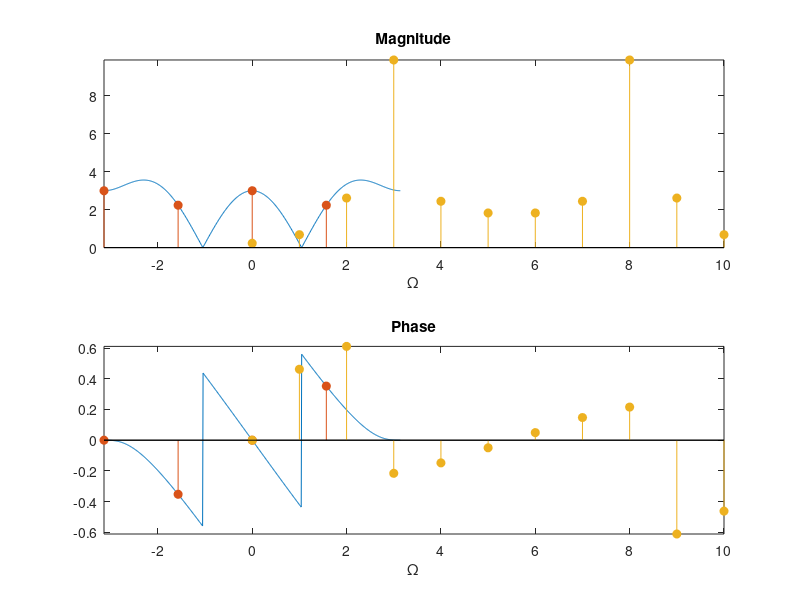
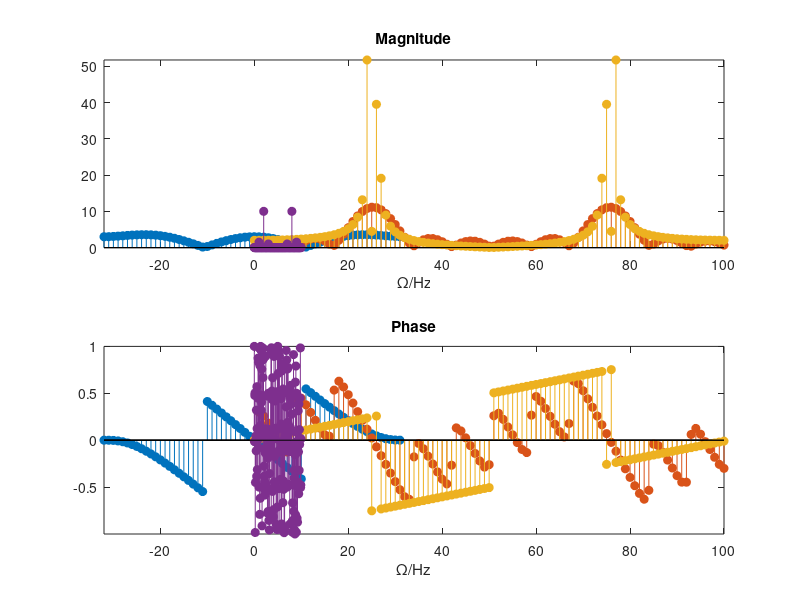

The MATLAB source for these figures, in order: (Note: this script raises an error after producing the figures.)
%Lab1_1_1
n=0:3;
x=[2,-1,1,1];
w=-pi:0.01:pi;
DTFT_X=x*exp(-j*n'*w);
figure(1);    %第一张图
subplot(211);
plot(w,abs(DTFT_X));
xlabel('\Omega/\pi');
title('Magnitude');
axis tight;    %自动调整坐标轴
subplot(212);
plot(w,angle(DTFT_X)/pi);
xlabel('\Omega/\pi');
title('Phase');
axis tight;
%% %Lab1_1_2
x=[2,-1,1,1];
DFT_X=fftshift(fft(x));    %fftshift频谱搬移
subplot(211);    %继续绘图
hold on;
stem(2*pi/4*[-2:1],abs(DFT_X),'filled'); 
subplot(212);
hold on;
stem(2*pi/4*[-2:1],angle(DFT_X)/pi,'filled');
%% %Lab1_1_3
x=[2 -1 1 1 zeros(1,60)];
n1=0:63;
n=n1-length(n1)/2;
DTFT_X_64=fftshift(fft(x));
figure(2);    %第二张图
subplot(211);
stem(n,abs(DTFT_X_64),'filled');
xlabel('\Omega/\pi');
title('Magnitude');
axis tight;    %自动调整坐标轴
subplot(212);
stem(n,angle(DTFT_X_64)/pi,'filled');
xlabel('\Omega/\pi');
title('Phase');
%% %Lab1_2_1
n=0:10;
x=cos(0.48*pi*n)+cos(0.52*pi*n);
DFT_X=fft(x);
figure(1);    %未补零10点DFT
subplot(211);
stem(n,abs(DFT_X),'filled');
xlabel('\Omega');
title('Magnitude');
subplot(212);
stem(n,angle(DFT_X)/pi,'filled');
xlabel('\Omega');
title('Phase');
figure(2);    %补零100点DFT
n1=0:100;
x1=[x,zeros(1,90)];
DFT_X1=fft(x1);
subplot(211);
hold on;
stem(n1,abs(DFT_X1),'filled');
xlabel('\Omega');
title('Magnitude');
axis tight;
subplot(212);
hold on;
stem(n1,angle(DFT_X1)/pi,'filled');
xlabel('\Omega');
title('Phase');
axis tight;
%% %Lab1_2_2
n=0:100;
x=cos(0.48*pi*n)+cos(0.52*pi*n);
DFT_X=fft(x);
subplot(211);
hold on;
stem(n,abs(DFT_X),'filled');
xlabel('\Omega');
title('Magnitude');
subplot(212);
hold on;
xlabel('\Omega');
title('Phase');
stem(n,angle(DFT_X)/pi,'filled');
%% %Lab1_3
n=0:199;    %采样率10Hz，采样时长20s
t=n*20/length(n);
x=0.15*sin(2*pi*t)+sin(2*pi*2*t)-0.1*sin(2*pi*3*t);
DFT_X=fft(x);
subplot(211);
stem(n/20,20/length(n)*abs(DFT_X),'filled');
xlabel('\Omega/Hz');
title('Magnitude');
subplot(212);
hold on;
xlabel('\Omega/Hz');
title('Phase');
stem(n/20,angle(DFT_X)/pi,'filled');
%% %Lab1_4
t=input("采样间隔(s)：");
T=input("截取时长(s)：");
n=0:t:T;
x=exp(-0.1*n*T/100).*heaviside(n*T/100);
DFT_X=fftshift(fft(x));
n=n-T/2;
subplot(211);
stem(n/(T*t),abs(DFT_X),'filled');
xlabel('\Omega/Hz');
title('Magnitude');
subplot(212);
xlabel('\Omega/Hz');
title('Phase');
stem(n/(T*t),angle(DFT_X)/pi,'filled');
